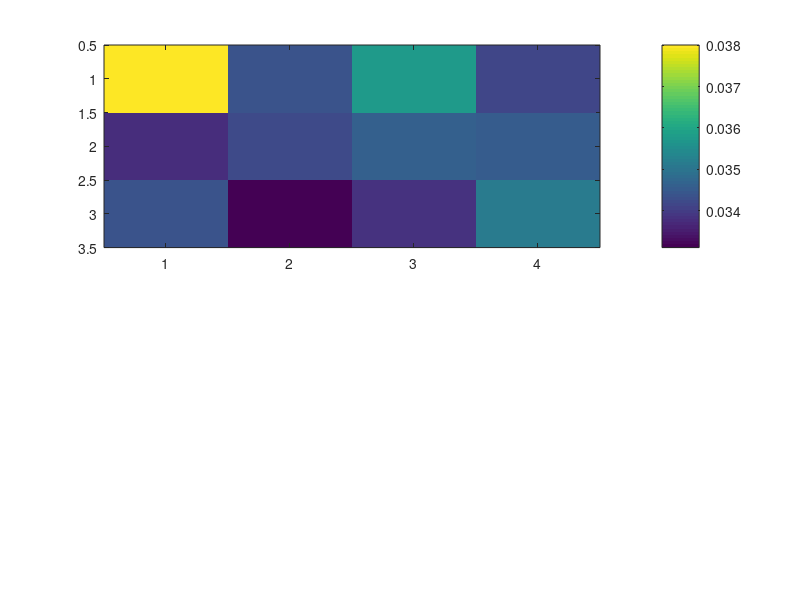

Recreate this plot in MATLAB. (Note: this script raises an error after producing the figure.)
%% Load output produced from script optimal_multivariate_gamma_save_output
load('optimal_multivariate_gamma.mat') 

%% Plot: Observe Y

% 1A. Askey
figure
subplot(2,1,1)
imagesc(RMSE_X_YnoX_MVA); colorbar
hold on;
for xx = 1:length(gamma_xx_a)
  for yy = 1:length(gamma_yy)
      val = num2str(round(RMSE_X_YnoX_MVA(yy,xx),4));
      text(xx,yy,val)
  end
end
hold off;
title('Observe Y: Askey $\gamma$, RMSE X', 'Interpreter', 'latex')
set(gca, 'FontSize', 18, 'XTick', 1:length(gamma_xx_a), 'XTickLabel', gamma_xx_a,... 
                         'YTick', 1:length(gamma_yy), 'YTickLabel', gamma_yy)
xlabel('$\gamma_{XX}$', 'Interpreter', 'latex')
ylabel('$\gamma_{YY}$', 'Interpreter', 'latex')

subplot(2,1,2)
imagesc(RMSE_Y_YnoX_MVA); colorbar
hold on;
for xx = 1:length(gamma_xx_a)
  for yy = 1:length(gamma_yy)
      val = num2str(round(RMSE_Y_YnoX_MVA(yy,xx),4));
      text(xx,yy,val)
  end
end
hold off;
title('RMSE Y', 'Interpreter', 'latex')
set(gca, 'FontSize', 18, 'XTick', 1:length(gamma_xx_a), 'XTickLabel', gamma_xx_a,... 
                         'YTick', 1:length(gamma_yy), 'YTickLabel', gamma_yy)
xlabel('$\gamma_{XX}$', 'Interpreter', 'latex')
ylabel('$\gamma_{YY}$', 'Interpreter', 'latex')
set(gcf, 'Position',  [100, 100, 800, 800])

saveas(gcf, 'Plots/optimal_gamma_askey_YnoX.png')

% 1B. Wendland
figure
subplot(2,1,1)
imagesc(RMSE_X_YnoX_MVW); colorbar
hold on;
for xx = 1:length(gamma_xx_w)
  for yy = 1:length(gamma_yy)
      val = num2str(round(RMSE_X_YnoX_MVW(yy,xx),4));
      text(xx,yy,val)
  end
end
hold off;
title('Observe Y: Wendland $\gamma$, RMSE X', 'Interpreter', 'latex')
set(gca, 'FontSize', 18, 'XTick', 1:length(gamma_xx_w), 'XTickLabel', gamma_xx_w,... 
                         'YTick', 1:length(gamma_yy), 'YTickLabel', gamma_yy)
xlabel('$\gamma_{XX}$', 'Interpreter', 'latex')
ylabel('$\gamma_{YY}$', 'Interpreter', 'latex')

subplot(2,1,2)
imagesc(RMSE_Y_YnoX_MVW); colorbar
hold on;
for xx = 1:length(gamma_xx_w)
  for yy = 1:length(gamma_yy)
      val = num2str(round(RMSE_Y_YnoX_MVW(yy,xx),4));
      text(xx,yy,val)
  end
end
hold off;
title('RMSE Y', 'Interpreter', 'latex')
set(gca, 'FontSize', 18, 'XTick', 1:length(gamma_xx_w), 'XTickLabel', gamma_xx_w,... 
                         'YTick', 1:length(gamma_yy), 'YTickLabel', gamma_yy)
xlabel('$\gamma_{XX}$', 'Interpreter', 'latex')
ylabel('$\gamma_{YY}$', 'Interpreter', 'latex')
set(gcf, 'Position',  [100, 100, 1200, 800])

saveas(gcf, 'Plots/optimal_gamma_wendland_YnoX.png')


%% Plot: Observe X

% 2A. Askey
figure
subplot(2,1,1)
imagesc(RMSE_X_XnoY_MVA); colorbar
hold on;
for xx = 1:length(gamma_xx_a)
  for yy = 1:length(gamma_yy)
      val = num2str(round(RMSE_X_XnoY_MVA(yy,xx),4));
      text(xx,yy,val)
  end
end
hold off;
title('Observe X: Askey $\gamma$, RMSE X', 'Interpreter', 'latex')
set(gca, 'FontSize', 18, 'XTick', 1:length(gamma_xx_a), 'XTickLabel', gamma_xx_a,... 
                         'YTick', 1:length(gamma_yy), 'YTickLabel', gamma_yy)
xlabel('$\gamma_{XX}$', 'Interpreter', 'latex')
ylabel('$\gamma_{YY}$', 'Interpreter', 'latex')

subplot(2,1,2)
imagesc(RMSE_Y_XnoY_MVA); colorbar
hold on;
for xx = 1:length(gamma_xx_a)
  for yy = 1:length(gamma_yy)
      val = num2str(round(RMSE_Y_XnoY_MVA(yy,xx),4));
      text(xx,yy,val)
  end
end
hold off;
title('RMSE Y', 'Interpreter', 'latex')
set(gca, 'FontSize', 18, 'XTick', 1:length(gamma_xx_a), 'XTickLabel', gamma_xx_a,... 
                         'YTick', 1:length(gamma_yy), 'YTickLabel', gamma_yy)
xlabel('$\gamma_{XX}$', 'Interpreter', 'latex')
ylabel('$\gamma_{YY}$', 'Interpreter', 'latex')
set(gcf, 'Position',  [100, 100, 800, 800])

saveas(gcf, 'Plots/optimal_gamma_askey_XnoY.png')

% 2B. Wendland
figure
subplot(2,1,1)
imagesc(RMSE_X_XnoY_MVW); colorbar
hold on;
for xx = 1:length(gamma_xx_w)
  for yy = 1:length(gamma_yy)
      val = num2str(round(RMSE_X_XnoY_MVW(yy,xx),4));
      text(xx,yy,val)
  end
end
hold off;
title('Observe X: Wendland $\gamma$, RMSE X', 'Interpreter', 'latex')
set(gca, 'FontSize', 18, 'XTick', 1:length(gamma_xx_w), 'XTickLabel', gamma_xx_w,... 
                         'YTick', 1:length(gamma_yy), 'YTickLabel', gamma_yy)
xlabel('$\gamma_{XX}$', 'Interpreter', 'latex')
ylabel('$\gamma_{YY}$', 'Interpreter', 'latex')

subplot(2,1,2)
imagesc(RMSE_Y_XnoY_MVW); colorbar
hold on;
for xx = 1:length(gamma_xx_w)
  for yy = 1:length(gamma_yy)
      val = num2str(round(RMSE_Y_XnoY_MVW(yy,xx),4));
      text(xx,yy,val)
  end
end
hold off;
title('RMSE Y', 'Interpreter', 'latex')
set(gca, 'FontSize', 18, 'XTick', 1:length(gamma_xx_w), 'XTickLabel', gamma_xx_w,... 
                         'YTick', 1:length(gamma_yy), 'YTickLabel', gamma_yy)
xlabel('$\gamma_{XX}$', 'Interpreter', 'latex')
ylabel('$\gamma_{YY}$', 'Interpreter', 'latex')
set(gcf, 'Position',  [100, 100, 1200, 800])

saveas(gcf, 'Plots/optimal_gamma_wendland_XnoY.png')

loc_params = struct('rYY', 20, 'rXX', 40, 'rXY', 20, 'gammaYY', 2, 'gammaXX', 0); 
gammaXY = askey_wendland_gamma_cross(loc_params); 
fprintf('gammaXY is %g\n',gammaXY)

